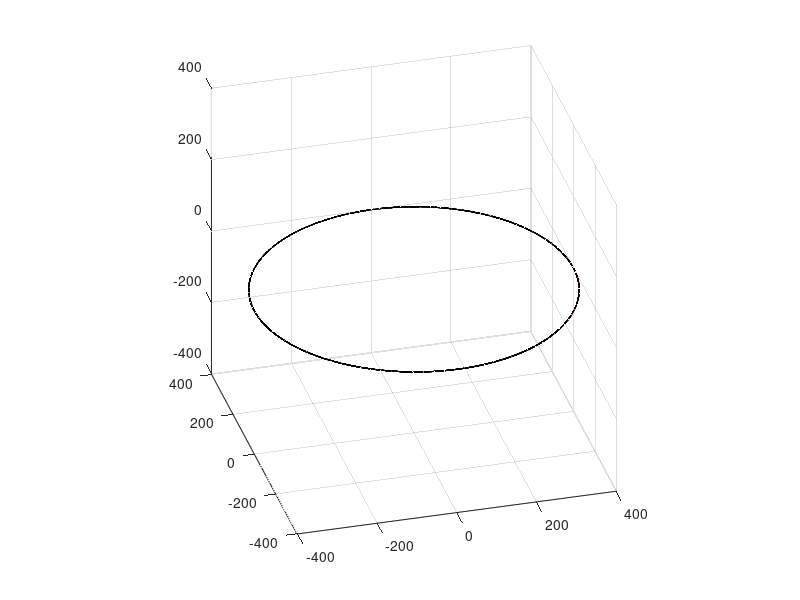

Here is the MATLAB script that generated this plot:
u=linspace(0,2*pi,100);
v=linspace(0,2*pi,100);
[U,V]=meshgrid(u,v)
r=(cos(V).^20+sin(V).^20).^(-1/20)
figure;
surf((4+r*cos(V+2*U))*cos(U),(4+r*cos(V+2*U))*sin(U),r*sin(V+2*U),U);
axis equal;
colormap hsv;
view(-15,30);




